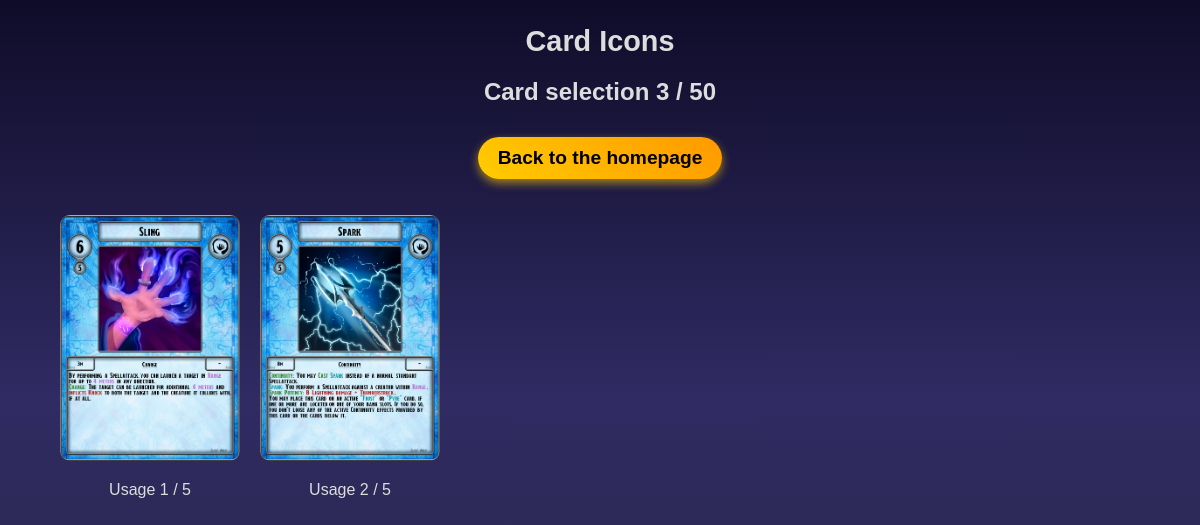
Screenshot of /deck (signed in) with the database file from the repository.
### tables this page shows
CREATE TABLE deck(id, card, max, amount);

### main.py (the view)
@app.route('/deck')
def deck():
    user = session.get('username')
    if user is None:
        return redirect(url_for('open_reg_log'))
    else:
        card_usage = get_card_count(user)
        return render_template('deck.html', size_cards=get_deck_amount(user), card_usage=card_usage)

### backend/database.py (called while the page is built)
def transform_username_id(username):
    with con:
        cur_new = con.cursor()
        cmd = 'SELECT id FROM player WHERE username LIKE ?'
        res = cur_new.execute(cmd, (username,))
        result = res.fetchone()
    if result:
        return result[0]
    raise ValueError(f'User {username} not found.')

def get_deck_amount(player):
    player_id = transform_username_id(player)
    cmd = 'SELECT amount FROM deck WHERE id = ?'
    cur.execute(cmd, (player_id, ))
    row = cur.fetchall()
    i = 0
    for x in row:
        i += x[0]
    return i

def get_card_count(player):
    player_id = transform_username_id(player)
    cmd = f'SELECT card, amount FROM deck WHERE id = {player_id}'
    cur.execute(cmd)
    rows = cur.fetchall()
    con.commit()
    return rows

### templates/deck.html (shortened to what this page needs)
<!DOCTYPE html>
<html lang="en">
<head>
    <link rel="stylesheet" href="{{ url_for('static', filename='styles/deck.css') }}">
</head>
<body>
    <div class="container">
        <header>
            <div class="header-content">
                <h1>Card Icons</h1>
                {% if size_cards %}
                <h2 id="karten_title">Card selection {{ size_cards }} / 50</h2>
                {% else %}
                <h2 id="karten_title">Card selection</h2>
                {% endif %}
                <p><a href="/" class="back-button">Back to the homepage</a></p>
            </div>
        </header>
        <div class="card-container">
            {% for image, usage in card_usage %}
            <div class="card">
                <img src="{{ url_for('static', filename='assetsFolder/Cards/' + image) }}" alt="{{ image }}" class="remove-card" data-card="{{ image }}">
                <p>Usage {{ usage }} / {{ image.rsplit('_', 2)[1] }}</p>
            </div>
            {% endfor %}
        </div>
    </div>
</body>
</html>

### static/styles/deck.css (style rules this page uses)
body { margin: 0; padding: 0; display: flex; justify-content: center; align-items: flex-start; min-height: 100vh; font-family: 'Jost', sans-serif; background: linear-gradient(to bottom, #0f0c29, #302b63, #24243e); color: white; }
.container { width: 90%; max-width: 1200px; margin-top: 20px; display: flex; flex-direction: column; align-items: flex-start; }
header { width: 100%; display: flex; justify-content: center; align-items: center; text-align: center; margin-bottom: 20px; }
.header-content { display: flex; flex-direction: column; align-items: center; gap: 10px; }
p { display: flex; flex-direction: column; align-items: center; gap: 3px; color: #ddd; }
h1, h2 { margin: 5px 0; color: #ddd; }
h1 { font-size: 1.8em; }
h2 { font-size: 1.5em; }
.back-button { font-size: 1.2em; font-weight: bold; padding: 10px 20px; background: linear-gradient(45deg, #ffcc00, #ff9900); color: black; text-decoration: none; border-radius: 25px; display: inline-block; transition: all 0.3s ease; box-shadow: 0px 4px 10px rgba(255, 204, 0, 0.6); }
.card-container { display: flex; flex-wrap: wrap; justify-content: flex-start; gap: 20px; width: 100%; }
.card { width: 180px; max-width: 200px; box-sizing: border-box; }
.card img { width: 100%; height: auto; object-fit: contain; cursor: pointer; transition: transform 0.2s ease, box-shadow 0.2s ease; border-radius: 10px; }

### rows the page displays
deck: card (picture), amount "1", card "5"
deck: card (picture), amount "2", card "5"

### other values shown
{{ size_cards }} "3"
